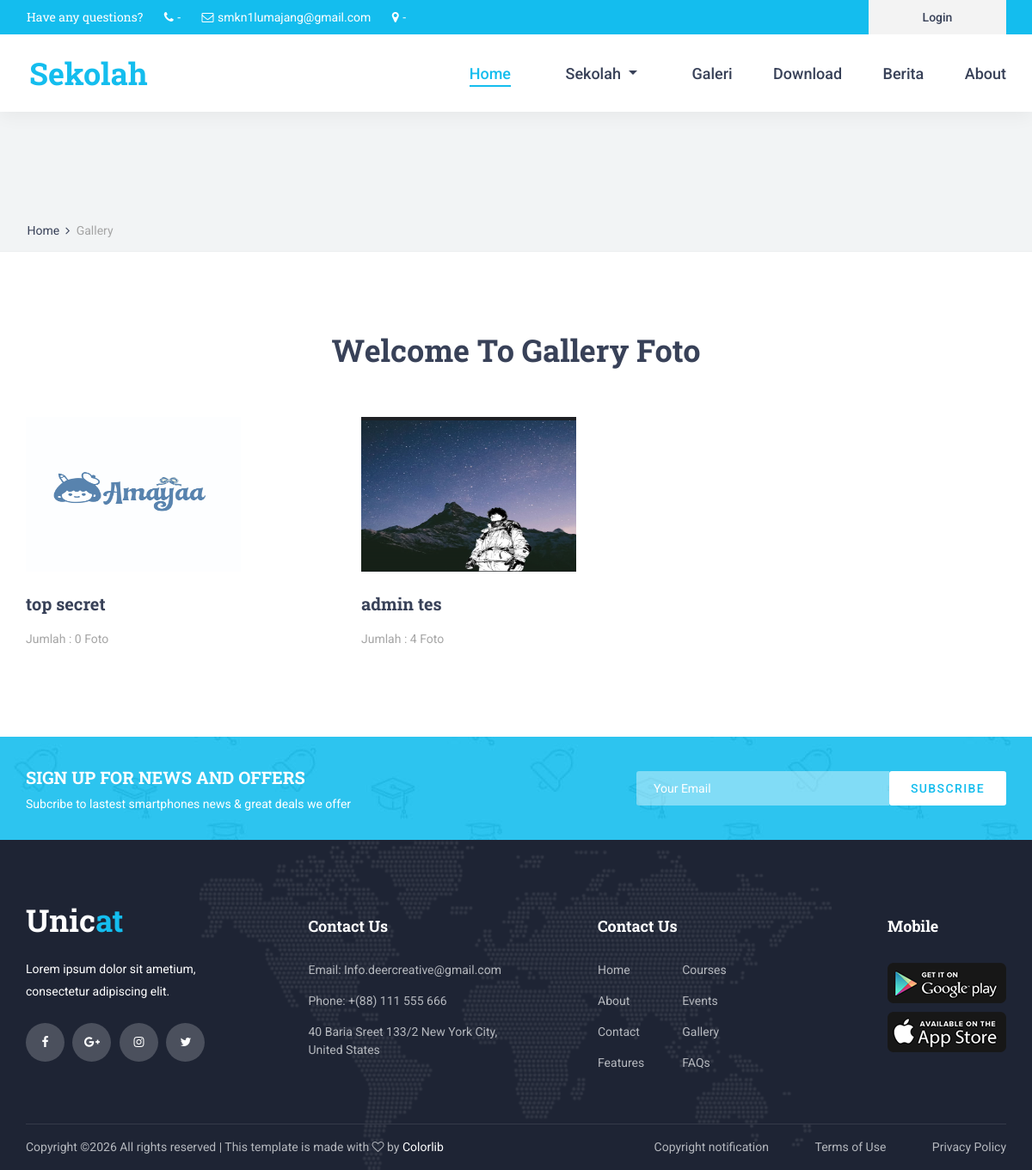
Screenshot of /index.php/home/gallery with the database file from the repository.
### tables this page shows
CREATE TABLE `tbl_gallery` (
  `id_gallery` int NOT NULL,
  `nama_gallery` text NOT NULL,
  `sampul_gallery` text NOT NULL
);

### application/views/layout/v_content.php (called while the page is built)
<?php
if ($isi) {
    $this->load->view($isi);
}

### application/views/layout/v_wrapper.php (called while the page is built)
<?php
require_once ('v_head.php');
require_once ('v_header.php');
require_once ('v_nav.php');
require_once ('v_content.php');
require_once ('v_footer.php');

### application/controllers/home.php (called while the page is built, shortened)
<?php
class Home extends CI_Controller
{
    public function __construct()
    {
        $this->load->model('m_home');
        $this->load->model('m_guru');
        $this->load->model('m_setting');
    }
    public function gallery()
    {
        $data = array(
            'title'         => 'Galeri Foto',
            'gallery' => $this->m_home->gallery(),
            'isi'           => 'v_gallery'
        );
        $this->load->view('layout/v_wrapper', $data, FALSE);
    }
}

### index.php (called while the page is built, shortened)
<?php
require_once BASEPATH.'core/CodeIgniter.php';

### application/models/m_home.php (called while the page is built, shortened)
<?php
class m_home extends CI_Model {
    public function gallery()
    {
        $this->db->select('tbl_gallery.*, count(tbl_foto.id_gallery) as jml_foto');
        $this->db->from('tbl_gallery');
        $this->db->join('tbl_foto', 'tbl_foto.id_gallery = tbl_gallery.id_gallery', 'left');
        $this->db->group_by('tbl_gallery.id_gallery');
        $this->db->order_by('tbl_gallery.id_gallery', 'desc');
        return $this->db->get()->result();
    }
}

### application/views/v_gallery.php (the view)
<div class="home">
	<div class="breadcrumbs_container">
		<div class="container">
			<div class="row">
				<div class="col">
					<div class="breadcrumbs">
						<ul>
							<li><a href="<?=base_url()?>">Home</a></li>
							<li>Gallery</li>
						</ul>
					</div>
				</div>
			</div>
		</div>
	</div>
</div>
<div class="about">
	<div class="container">
		<div class="row">
			<div class="col">
				<div class="section_title_container text-center">
					<h2 class="section_title">Welcome To Gallery Foto</h2>
				</div>
			</div>
		</div>
		<div class="row about_row">
            <?php foreach ($gallery as $key => $value) { ?>
			<div class="col-lg-4 about_col about_col_left">
				<div class="about_item">
					<div class="about_item_image"><img src="<?= base_url('sampul_gallery/' . $value->sampul_gallery) ?>" width="250px" height="180px"></div>
					<div class="about_item_title"><a href="<?= base_url('home/detail_gallery/' . $value->id_gallery) ?>"><?= $value->nama_gallery ?></a></div>
					<div class="about_item_text">
						Jumlah : <?= $value->jml_foto ?> Foto
					</div>
				</div>
			</div>
            <?php } ?>
		</div>
	</div>
</div>
<div class="newsletter">
	<div class="newsletter_background" style="background-image:url(<?=base_url()?>template/front-end/images/newsletter_background.jpg)"></div>
	<div class="container">
		<div class="row">
			<div class="col">
				<div class="newsletter_container d-flex flex-lg-row flex-column align-items-center justify-content-start">
					<div class="newsletter_content text-lg-left text-center">
						<div class="newsletter_title">sign up for news and offers</div>
						<div class="newsletter_subtitle">Subcribe to lastest smartphones news & great deals we offer</div>
					</div>
					<div class="newsletter_form_container ml-lg-auto">
						<form action="#" id="newsletter_form" class="newsletter_form d-flex flex-row align-items-center justify-content-center">
							<input type="email" class="newsletter_input" placeholder="Your Email" required="required">
							<button type="submit" class="newsletter_button">subscribe</button>
						</form>
					</div>
				</div>
			</div>
		</div>
	</div>
</div>

### template/front-end/styles/main_styles.css (style rules this page uses)
* { margin: 0; padding: 0; -webkit-font-smoothing: antialiased; -webkit-text-shadow: rgba(0,0,0,.01) 0 0 1px; text-shadow: rgba(0,0,0,.01) 0 0 1px; }
body { font-family: 'Roboto', sans-serif; font-size: 14px; font-weight: 400; background: #FFFFFF; color: #a5a5a5; }
ul { list-style: none; margin-bottom: 0px; }
a, a:hover, a:visited, a:active, a:link { text-decoration: none; -webkit-font-smoothing: antialiased; -webkit-text-shadow: rgba(0,0,0,.01) 0 0 1px; text-shadow: rgba(0,0,0,.01) 0 0 1px; }
h2 { font-size: 36px; }
h1, h2, h3, h4, h5, h6 { font-family: 'Roboto Slab', serif; font-weight: 700; -webkit-font-smoothing: antialiased; -webkit-text-shadow: rgba(0,0,0,.01) 0 0 1px; text-shadow: rgba(0,0,0,.01) 0 0 1px; color: #384158; margin-bottom: 0; }
.section_title_container { max-width: 600px; margin: 0 auto; }
.section_title { line-height: 1.2; }
.home { width: 100%; height: 850px; }
.newsletter { width: 100%; }
.newsletter_background { position: absolute; top: 0; left: 0; width: 100%; height: 100%; }
.newsletter_container { width: 100%; height: 120px; }
.newsletter_title { font-family: 'Roboto Slab', serif; font-size: 20px; font-weight: 700; text-transform: uppercase; color: #FFFFFF; }
.newsletter_subtitle { font-size: 14px; font-weight: 400; color: #FFFFFF; margin-top: 6px; }
.newsletter_form_container { width: 450px; padding-left: 20px; }
.newsletter_form { display: block; position: relative; width: 100%; }
.newsletter_input { width: calc(100% - 136px); height: 40px; background: rgba(255,255,255,0.4); border: none; outline: none; padding-left: 20px; color: #FFFFFF; border-top-left-radius: 3px; border-bottom-left-radius: 3px; }
.newsletter_button { width: 136px; height: 40px; background: #FFFFFF; border-radius: 3px; border: none; outline: none; cursor: pointer; font-size: 14px; text-transform: uppercase; color: #14bdee; font-weight: 500; letter-spacing: 0.1em; }

### template/front-end/styles/courses.css (style rules this page uses)
* { margin: 0; padding: 0; -webkit-font-smoothing: antialiased; -webkit-text-shadow: rgba(0,0,0,.01) 0 0 1px; text-shadow: rgba(0,0,0,.01) 0 0 1px; }
body { font-family: 'Roboto', sans-serif; font-size: 14px; font-weight: 400; background: #FFFFFF; color: #a5a5a5; }
ul { list-style: none; margin-bottom: 0px; }
a, a:hover, a:visited, a:active, a:link { text-decoration: none; -webkit-font-smoothing: antialiased; -webkit-text-shadow: rgba(0,0,0,.01) 0 0 1px; text-shadow: rgba(0,0,0,.01) 0 0 1px; }
h2 { font-size: 36px; }
h1, h2, h3, h4, h5, h6 { font-family: 'Roboto Slab', serif; font-weight: 700; -webkit-font-smoothing: antialiased; -webkit-text-shadow: rgba(0,0,0,.01) 0 0 1px; text-shadow: rgba(0,0,0,.01) 0 0 1px; color: #384158; margin-bottom: 0; }
.section_title_container { max-width: 600px; margin: 0 auto; }
.section_title { line-height: 0.75; }
.home { width: 100%; height: 182px; background: #f2f4f5; border-bottom: solid 1px #edeff0; }
.breadcrumbs_container { position: absolute; left: 0; bottom: 0; width: 100%; padding-bottom: 13px; padding-left: 3px; }
.breadcrumbs ul li { display: inline-block; position: relative; }
.breadcrumbs ul li:not(:last-child)::after { display: inline-block; font-family: 'FontAwesome'; content: '\f105'; margin-left: 7px; margin-right: 4px; color: #384158; }
.breadcrumbs ul li a { font-size: 14px; font-weight: 400; color: #384158; -webkit-transition: all 200ms ease; -moz-transition: all 200ms ease; -ms-transition: all 200ms ease; -o-transition: all 200ms ease; transition: all 200ms ease; }
.newsletter { width: 100%; }
.newsletter_background { position: absolute; top: 0; left: 0; width: 100%; height: 100%; }
.newsletter_container { width: 100%; height: 120px; }
.newsletter_title { font-family: 'Roboto Slab', serif; font-size: 20px; font-weight: 700; text-transform: uppercase; color: #FFFFFF; }
.newsletter_subtitle { font-size: 14px; font-weight: 400; color: #FFFFFF; margin-top: 6px; }
.newsletter_form_container { width: 450px; padding-left: 20px; }
.newsletter_form { display: block; position: relative; width: 100%; }
.newsletter_input { width: calc(100% - 136px); height: 40px; background: rgba(255,255,255,0.4); border: none; outline: none; padding-left: 20px; color: #FFFFFF; border-top-left-radius: 3px; border-bottom-left-radius: 3px; }
.newsletter_button { width: 136px; height: 40px; background: #FFFFFF; border-radius: 3px; border: none; outline: none; cursor: pointer; font-size: 14px; text-transform: uppercase; color: #14bdee; font-weight: 500; letter-spacing: 0.1em; }

### rows the page displays
tbl_gallery: sampul_gallery (picture), nama_gallery "top secret", jml_foto "0"
tbl_gallery: sampul_gallery (picture), nama_gallery "admin tes", jml_foto "4"
